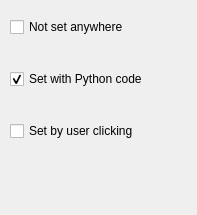
<?xml version="1.0" encoding="UTF-8"?>
<ui version="4.0">
 <class>Form</class>
 <widget class="QWidget" name="Form">
  <property name="geometry">
   <rect>
    <x>0</x>
    <y>0</y>
    <width>197</width>
    <height>215</height>
   </rect>
  </property>
  <property name="windowTitle">
   <string>Form</string>
  </property>
  <widget class="QCheckBox" name="setbyuserclicking">
   <property name="geometry">
    <rect>
     <x>10</x>
     <y>122</y>
     <width>161</width>
     <height>18</height>
    </rect>
   </property>
   <property name="sizePolicy">
    <sizepolicy hsizetype="Fixed" vsizetype="Fixed">
     <horstretch>0</horstretch>
     <verstretch>0</verstretch>
    </sizepolicy>
   </property>
   <property name="minimumSize">
    <size>
     <width>30</width>
     <height>0</height>
    </size>
   </property>
   <property name="focusPolicy">
    <enum>Qt::NoFocus</enum>
   </property>
   <property name="autoFillBackground">
    <bool>false</bool>
   </property>
   <property name="text">
    <string>Set by user clicking</string>
   </property>
   <property name="checked">
    <bool>false</bool>
   </property>
  </widget>
  <widget class="QCheckBox" name="notsetanywhere">
   <property name="geometry">
    <rect>
     <x>10</x>
     <y>18</y>
     <width>141</width>
     <height>18</height>
    </rect>
   </property>
   <property name="sizePolicy">
    <sizepolicy hsizetype="Fixed" vsizetype="Fixed">
     <horstretch>0</horstretch>
     <verstretch>0</verstretch>
    </sizepolicy>
   </property>
   <property name="minimumSize">
    <size>
     <width>30</width>
     <height>0</height>
    </size>
   </property>
   <property name="focusPolicy">
    <enum>Qt::NoFocus</enum>
   </property>
   <property name="text">
    <string>Not set anywhere</string>
   </property>
  </widget>
  <widget class="QCheckBox" name="setwithpythoncode">
   <property name="geometry">
    <rect>
     <x>10</x>
     <y>70</y>
     <width>181</width>
     <height>18</height>
    </rect>
   </property>
   <property name="sizePolicy">
    <sizepolicy hsizetype="Fixed" vsizetype="Fixed">
     <horstretch>0</horstretch>
     <verstretch>0</verstretch>
    </sizepolicy>
   </property>
   <property name="minimumSize">
    <size>
     <width>30</width>
     <height>0</height>
    </size>
   </property>
   <property name="focusPolicy">
    <enum>Qt::NoFocus</enum>
   </property>
   <property name="text">
    <string>Set with Python code</string>
   </property>
   <property name="checked">
    <bool>true</bool>
   </property>
  </widget>
 </widget>
 <resources/>
 <connections/>
</ui>
